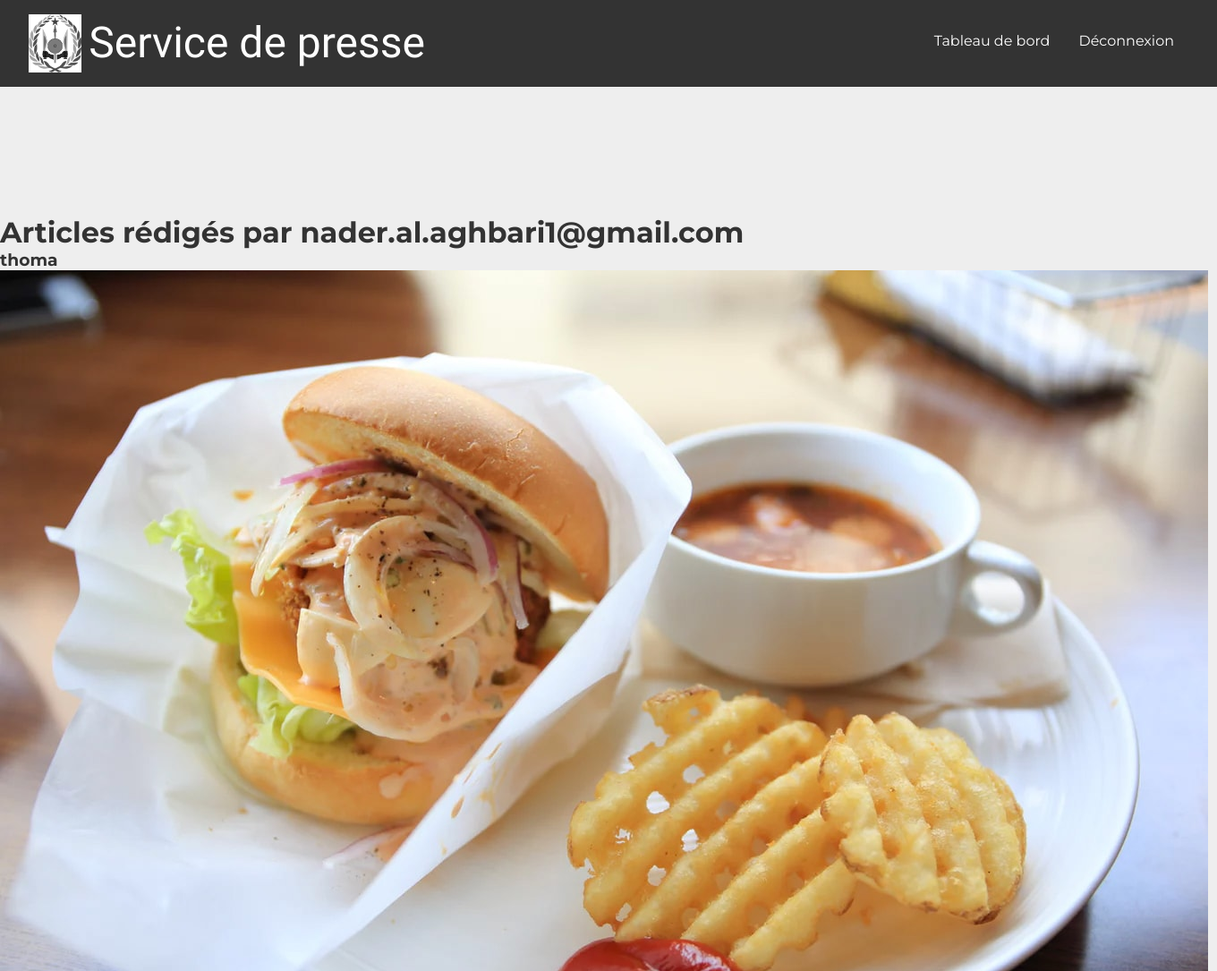
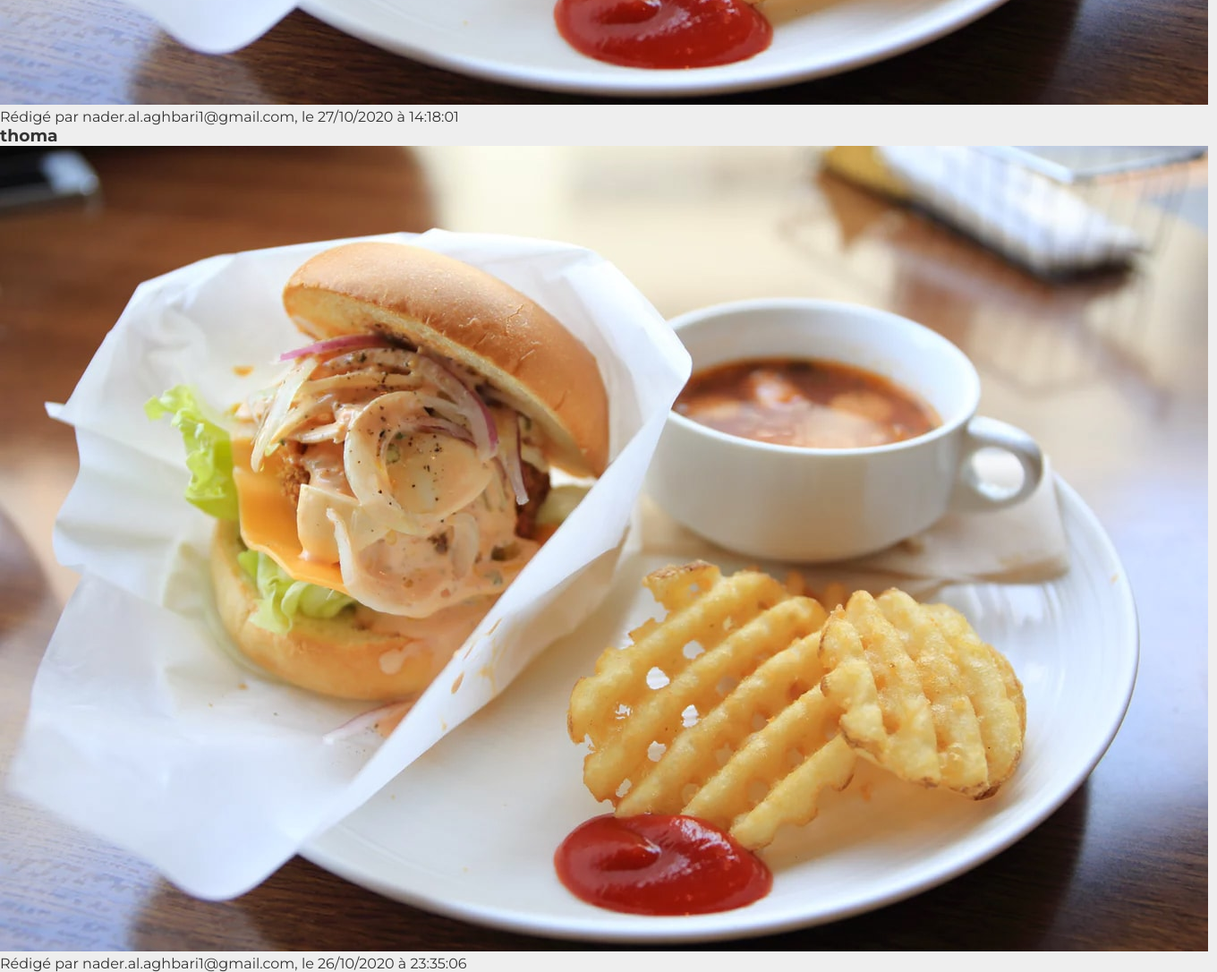
The app's page /controller/writer.php?id=1 (signed in) with its own data (2 pictures, top to bottom).
### tables this page shows
CREATE TABLE IF NOT EXISTS `writers` (
  `id` int(11) NOT NULL AUTO_INCREMENT,
  `username` varchar(250) NOT NULL,
  `hashedPassword` varchar(250) NOT NULL,
  PRIMARY KEY (`id`)
);

CREATE TABLE IF NOT EXISTS `posts` (
  `id` int(11) NOT NULL AUTO_INCREMENT,
  `title` varchar(250) NOT NULL,
  `content` text NOT NULL,
  `publicationDate` timestamp NOT NULL DEFAULT CURRENT_TIMESTAMP,
  `imageFileName` varchar(250) NOT NULL,
  `writerId` int(11) NOT NULL,
  PRIMARY KEY (`id`)
);

### controller/writer.php (called while the page is built, shortened)
<?php
	require '../models/writers.models.php';
	$writer = getWriterById($_GET['id']);
	require '../models/posts.models.php';
	$posts = getPostsBywritersId($_GET['id']);
	require '../views/writer.phtml';

### models/writers.models.php (called while the page is built, shortened)
<?php
function bddCo(){
    $bdd = new PDO
 (
     'mysql:host=localhost;dbname=Blog2;port=3308;charset=utf8',
     'root',
     '',
     [
         PDO::ATTR_ERRMODE => PDO::ERRMODE_EXCEPTION,
         PDO::ATTR_DEFAULT_FETCH_MODE => PDO::FETCH_ASSOC
     ]
 );
return $bdd;
}
function getWriterById ($id) {
    $bdd = bddCo();
    $query =
		'
        SELECT
       *
    FROM
        Writers
    WHERE
        id = :id
';
$sth = $bdd->prepare($query);
$sth->bindValue(':id', $id, PDO::PARAM_INT);
$sth->execute();
$writer = $sth->fetch();
return $writer;
}

### models/posts.models.php (called while the page is built, shortened)
<?php
function getPostsBywritersId($id)
{
	$bdd = new PDO(
		'mysql:host=localhost;dbname=Blog2;port=3308;charset=utf8',
		'root',
		'',
		[
			PDO::ATTR_ERRMODE => PDO::ERRMODE_EXCEPTION,
			PDO::ATTR_DEFAULT_FETCH_MODE => PDO::FETCH_ASSOC
		]
	);
	$query =
		'
		SELECT
			Posts.id,
			Posts.title,
			Posts.content,
			Posts.imageFileName,
			DATE_FORMAT(Posts.publicationDate, \'%d/%m/%Y à %H:%i:%s\') AS publicationDate,
			Writers.username AS writerUsername
		FROM
			Posts
		INNER JOIN
			Writers
		ON
			Posts.writerId = Writers.id
		WHERE
			Posts.writerId = :id
		ORDER BY
            Posts.publicationDate DESC';
	$sth = $bdd->prepare($query);
	$sth->bindValue(':id', $id, PDO::PARAM_INT);
	$sth->execute();
	$posts = $sth->fetchAll();
	return $posts;
}

### views/writer.phtml (the view, shortened to what this page needs)
<!DOCTYPE html>
<html lang="fr">
	<head>
	</head>
	<body>
		<?php require '../views/navigation.phtml' ?>
		<h1>Articles rédigés par <?= htmlspecialchars($writer['username']) ?></h1>
		<?php foreach($posts as $post): ?>
			<a href="../controller/post.php?id=<?= intval($post['id']) ?>">
				<h3><?= htmlspecialchars($post['title']) ?></h3>
			</a>
			<?php if(!is_null($post['imageFileName'])): ?>
				<img src="../uploads/<?= htmlspecialchars($post['imageFileName']) ?>" alt="<?= htmlspecialchars($post['title']) ?>">
			<?php endif; ?>
			<p>Rédigé par <a href=""><?= htmlspecialchars($post['writerUsername']) ?></a>, le <?= $post['publicationDate'] ?></p>
		<?php endforeach; ?>
	</body>
</html>

### css/header.css (style rules this page uses)
* { margin: 0; padding: 0; box-sizing: border-box; }
body { font-family: "Montserrat", sans-serif; background: #eee; color: #333; }
a { color: #333; text-decoration: none; }

### records on screen
writers: username "nader.al.aghbari1@gmail.com"
posts: title "thoma", imageFileName (picture), writerId.username "nader.al.aghbari1@gmail.com", publicationDate "27/10/2020 à 14:18:01"
posts: title "thoma", imageFileName (picture), writerId.username "nader.al.aghbari1@gmail.com", publicationDate "26/10/2020 à 23:35:06"
